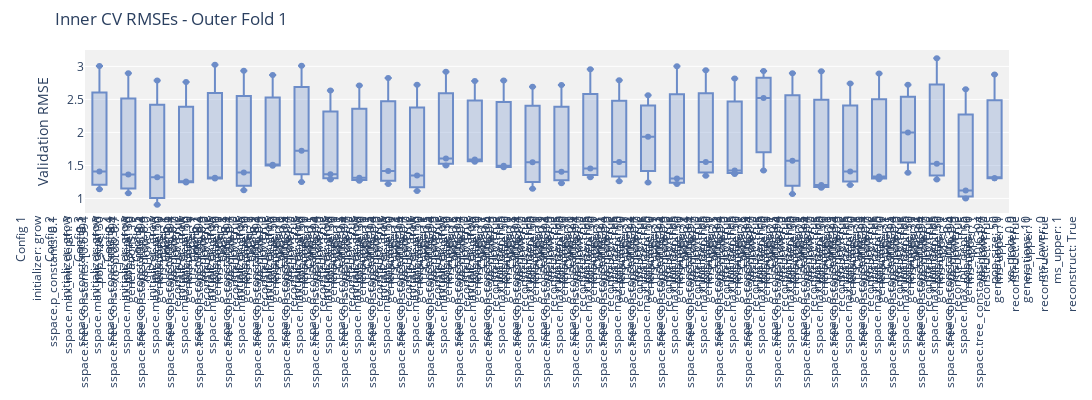
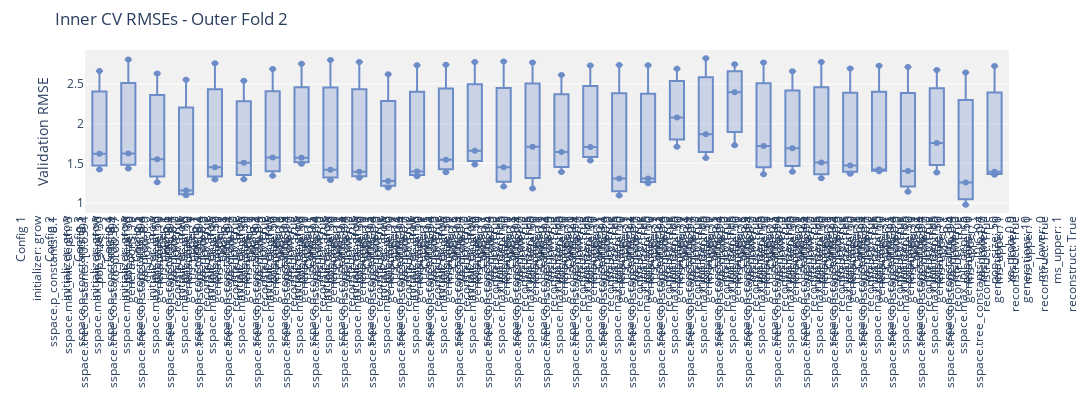
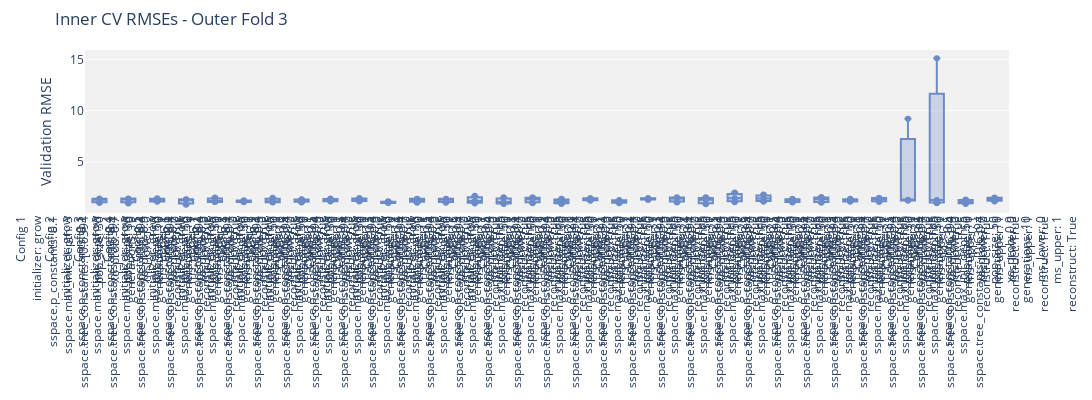
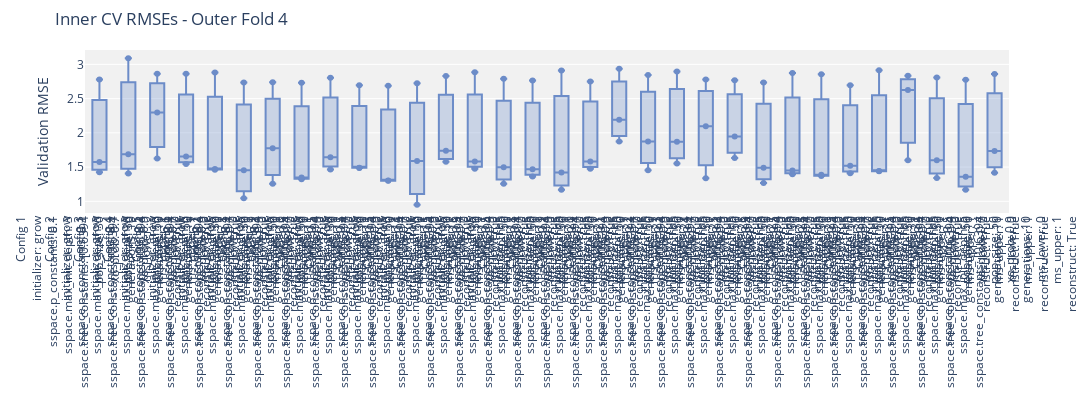

Source (notebook cell) for these figures, in order:
### Markdown cell above
| **Parameter**        | **Test Values**                                | **Why ??**                                                                                             |
| -------------------- | ----------------------------------------------------- | ----------------------------------------------------------------------------------------------------------------------------------------------- |
| `init_depth`         | `[3, 5]`                                              | Smaller initial trees (shallow depth) reduce the risk of overfitting early on. With 96 entries, you want simplicity and better generalization.  |
| `tree_constants`     | `[random.uniform(0, 1) for _ in range(9)] + [-1.]`    | Constants allow models to fine-tune predictions. Using a limited, balanced range prevents excessive reliance on constants (avoids "bloat").     |
| `p_constants`        | `[0.1, 0.5]`                                          | High constant probability makes the tree more about constants than structure. This is dangerous for small data — prefer 10–20% range.           |
| `tree_functions`     | `['add', 'subtract', 'multiply', 'divide']` | Basic arithmetic gives expressive power. `protected_divide` avoids runtime errors. Don’t add too many functions — it increases search space.    |
| `pop_size`           | `[20, 30, 50]`                                        | Small datasets don’t need huge populations. Lower sizes = faster runs and still enough diversity. 20–50 is a good starting point.               |
| `p_xo`               | `[0.7, 0.9]`                                          | Crossover (recombination) promotes diversity and generalization. On small data, too much crossover (close to 1.0) might disrupt good solutions. |
| `initializer`        | `"grow", "rhh"`                                       | `grow` creates variable-sized trees. `rhh` mixes it with `full`, adding diversity. `full` alone — it tends to create deep, overfit trees. |
| `elitism`            | `[True]`                                              | Keep the best solution in each generation. With few samples, losing the best-performing individual can seriously hurt performance.              |
| `n_iter`             | `[10, 15]`                                                  | Has to be lower than in regular GP, given that there is no maximum depth GSGP tends to bloat very quickly                        |
| `reconstruct`             | `True`                                                  | GSGP requires this parameter to store the trees' structure to construct the new generation                        |

### Code cell
TREE_CONSTANTS = [random.uniform(0, 1) for _ in range(9)] + [-1.]

param_grid = {
    'initializer': ['grow', 'rhh'],
    'sspace.p_constants': [0.1, 0.5], 
    'sspace.max_init_depth': [3, 5],
    'sspace.tree_constants': [TREE_CONSTANTS],
    'pop_size': [30, 50],
    'xo_prob': [0.7, 0.9],
    'generations': [10],
    'ms_lower': [0],
    'ms_upper': [1],
    'reconstruct': [True]
}

# Seeds to test
seeds = [42, 123, 456]  # You can change these to any seeds you prefer

# Store results from all seeds
all_scores = []
all_best_models = []
all_results = []
all_validation = []

for seed in seeds:
    print(f"\n=== Running with seed: {seed} ===\n")
    
    # Set random seeds for reproducibility
    random.seed(seed)
    np.random.seed(seed)
    torch.manual_seed(seed)
    
    # Run the experiment
    scores, best_models, df_results, val_results = nested_cv_gp_slim_gsgp(
        X=X, y=y,
        param_grid=param_grid,
        gp_class=gsgp,
        k_outer=5, k_inner=3,
        seed=seed
    )
    
    # Store results
    all_scores.append(scores)
    all_best_models.append(best_models)
    all_results.append(df_results)
    all_validation.append(val_results)
